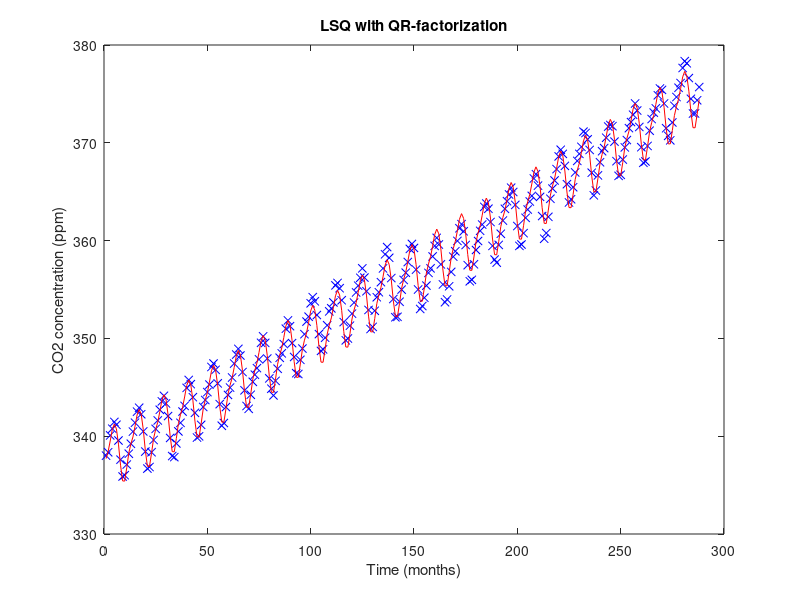

The MATLAB source for this figure:
function [res,param] = lsp()
%LSP Solves the least squares problem with the basis functions given in 
% the assignment.
% res = norm of the residual for n=1:3
% param = contains the values of the parameters a_i,b_i,c_i
%
% Authors : Weicker David & Goyens Florentin
close all;

mauna = load('mauna.dat');
Q = mauna(:,2:13)';
b = Q(:);
m = length(b);
t = (1:m)';

alpha = 0.00037;
e = ones(m,1);
res = zeros(3,1);
param = zeros(8,3);

for n=1:3
    A = [e exp(alpha*t) cos(2*pi*t*(1:n)/12) sin(2*pi*t*(1:n)/12)];
    [q,r] = qr(A);
    x = r\(q'*b);
    res(n) = norm(A*x-b);
    param(1:2+2*n,n) = x;
end

%Plot for n=3
plot(t,b,'bx',t,A*x,'r-');title('LSQ with QR-factorization');xlabel('Time (months)');
ylabel('CO2 concentration (ppm)');

end

